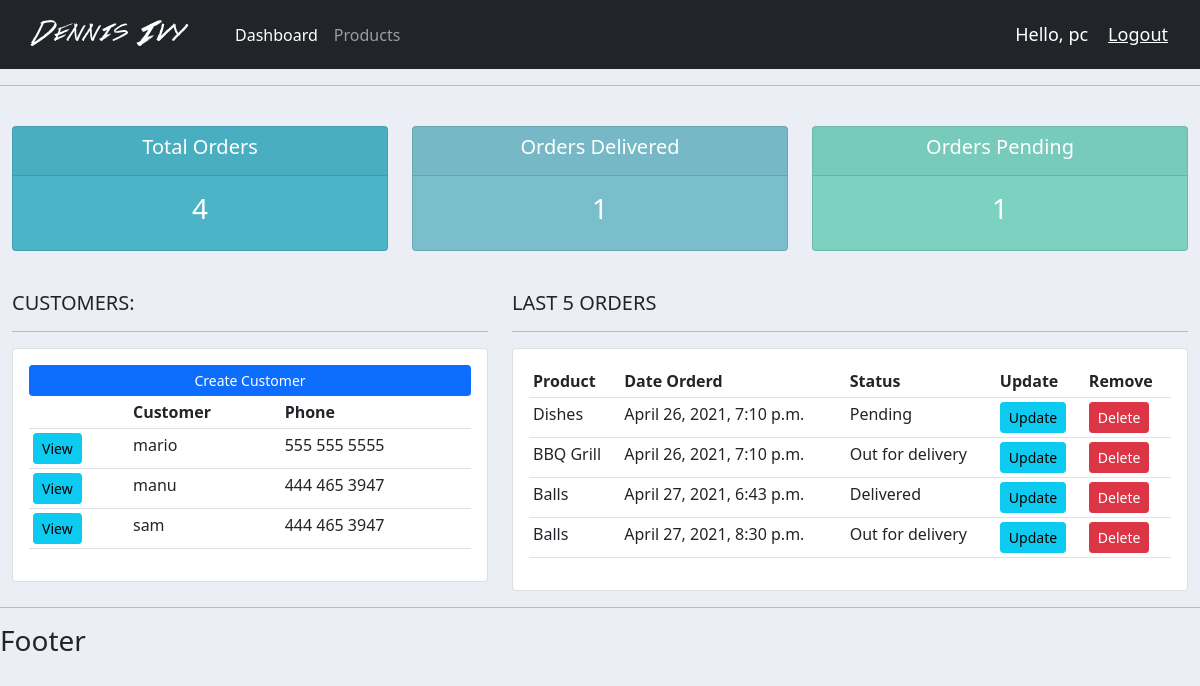
Before: / (signed in) with the older database file.
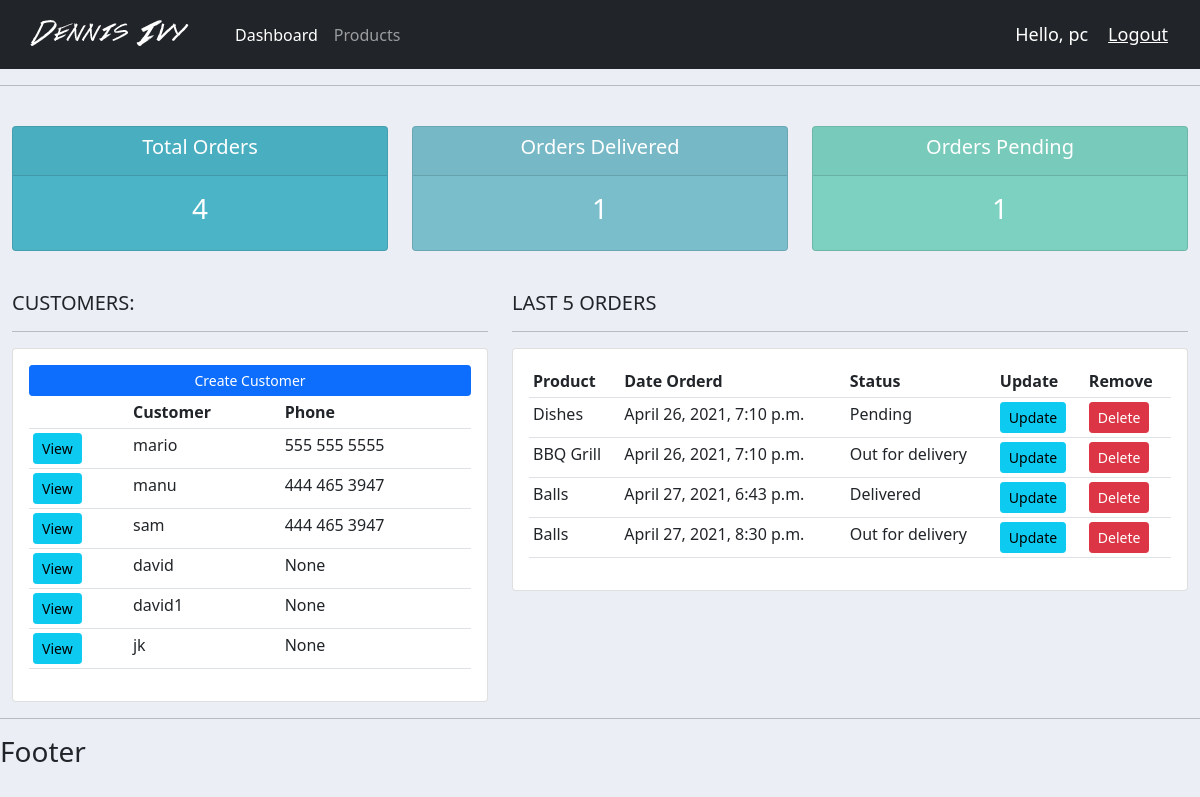
After: the same page with the newer database file.
### accounts/models.py (models this page shows, shortened)
class Customer(models.Model):
	user = models.OneToOneField(User, null=True, blank=True, on_delete=models.CASCADE)
	name = models.CharField(max_length=200, null=True)
	phone = models.CharField(max_length=200, null=True)
	email = models.CharField(max_length=200, null=True)
	profile_pic = models.ImageField(default="default.png", null=True, blank=True)
	date_created = models.DateTimeField(auto_now_add=True, null=True)

class Order(models.Model):
	STATUS = (
            ('Pending', 'Pending'),
         			('Out for delivery', 'Out for delivery'),
         			('Delivered', 'Delivered'),
        )
	customer = models.ForeignKey(Customer, null=True, on_delete=models.SET_NULL)
	product = models.ForeignKey(Product, null=True, on_delete=models.SET_NULL)
	date_created = models.DateTimeField(auto_now_add=True, null=True)
	status = models.CharField(max_length=200, null=True, choices=STATUS)
	note = models.CharField(max_length=1000, null=True)

class Product(models.Model):
	CATEGORY = (
            ('Indoor', 'Indoor'),
         			('Out Door', 'Out Door'),
        )
	name = models.CharField(max_length=200, null=True)
	price = models.FloatField(null=True)
	category = models.CharField(max_length=200, null=True, choices=CATEGORY)
	description = models.CharField(max_length=200, null=True, blank=True)
	date_created = models.DateTimeField(auto_now_add=True, null=True)
	tags = models.ManyToManyField(Tag)
	def __str__(self):
		return self.name

### accounts/decorators.py (the view)
	def wrapper_function(request, *args, **kwargs):
		group = None
		if request.user.groups.exists():
			group = request.user.groups.all()[0].name
		if group == 'customer':
			return redirect('user-page')
		if group == 'admin':
			return view_func(request, *args, **kwargs)

### accounts/views.py (called while the page is built)
@login_required(login_url='login')
@admin_only
def home(request):
    orders = Order.objects.all()
    customers = Customer.objects.all()
    total_customers = customers.count()
    total_orders = orders.count()
    delivered = orders.filter(status='Delivered').count()
    pending = orders.filter(status='Pending').count()
    context = {'orders': orders, 'customers': customers,
               'total_orders': total_orders, 'delivered': delivered,
               'pending': pending}
    return render(request, 'accounts/dashboard.html', context)

### accounts/templates/accounts/dashboard.html
{% extends 'accounts/main.html' %}
{% block content %}
 {% include 'accounts/status.html' %}
 <br>
  <div class="row">
  <div class="col-md-5">
    <h5>CUSTOMERS:</h5>
    <hr>
    <div class="card card-body">
    <a class="btn btn-primary  btn-sm btn-block" href="">Create Customer</a>
    <table class="table table-sm">
      <tr>
        <th></th>
        <th>Customer</th>
        <th>Phone</th>
      </tr>
      {% for customer in customers %}
        <tr>
          <td><a class="btn btn-sm btn-info" href="{% url 'customer' customer.id %}">View</a></td>
          <td>{{ customer.name }}</td>
          <td>{{ customer.phone }}</td>
        </tr>
      {% endfor %}
    </table>
    </div>
  </div>
  <div class="col-md-7">
    <h5>LAST 5 ORDERS</h5>
    <hr>
    <div class="card card-body">
    <table class="table table-sm">
      <tr>
        <th>Product</th>
        <th>Date Orderd</th>
        <th>Status</th>
        <th>Update</th>
        <th>Remove</th>
      </tr>
      {% for order in orders %}
        <tr>
          <td>{{order.product}}</td>
          <td>{{order.date_created}}</td>
          <td>{{order.status}}</td>
          <td><a class="btn btn-sm btn-info" href="{% url 'update_order' order.id %}" >Update</a></td>
          <td><a class="btn btn-sm btn-danger" href="{% url 'delete_order' order.id %}">Delete</a></td>
        </tr>
      {% endfor %}
    </table>
    </div>
  </div>
  </div>
{% endblock %}

### accounts/templates/accounts/main.html (shortened to what this page needs)
{% load static %}
<!DOCTYPE html>
<html lang="en">
<head>
  <link href="https://cdn.jsdelivr.net/npm/bootstrap@5.0.0-beta3/dist/css/bootstrap.min.css" rel="stylesheet">
	<link rel="stylesheet" type="text/css" href="{% static 'css/main.css' %}" >
</head>
<body>
  {% include 'accounts/navbar.html' %}
  <hr>
  <div class="container-fluid">
    {% block content %}
    {% endblock %}
  </div>
  <hr>
  <h3>Footer</h3>
</body>
</html>

### accounts/templates/accounts/navbar.html (shortened to what this page needs)
{% load static %}
<nav class="navbar navbar-expand-lg navbar-dark bg-dark">
  <div class="container-fluid">
    <a class="navbar-brand" href="#"><img src="{% static 'images/logo.png' %}"></a>
    <div class="collapse navbar-collapse" id="navbarNav">
      <ul class="navbar-nav">
        {% if request.user.is_staff %}
          <li class="nav-item">
            <a class="nav-link active" aria-current="page" href="{% url 'home' %}">Dashboard</a>
          </li>
          <li class="nav-item">
            <a class="nav-link" href="{% url 'products' %}">Products</a>
          </li>
        {% else %}
          <li class="nav-item">
            <a class="nav-link" href="{% url 'account' %}">Setting</a>
          </li>
        {% endif %}
      </ul>
    </div>
    <span class="hello-msg">Hello, {{request.user}}</span>
    <span ><a  class="hello-msg" href="{% url 'logout' %}">Logout</a></span>
  </div>
</nav>

### accounts/templates/accounts/status.html
<br>
<div class="row">
	<div class="col">
		<div class="col-md">
			<div class="card text-center text-white  mb-3" id="total-orders">
			  	<div class="card-header">
			  		<h5 class="card-title">Total Orders</h5>
			  	</div>
			  	<div class="card-body">
			    	<h3 class="card-title">{{ total_orders }}</h3>
			  	</div>
			</div>
		</div>
	</div>
	<div class="col">
		<div class="col-md">
			<div class="card text-center text-white  mb-3" id="orders-delivered">
			  	<div class="card-header">
			  		<h5 class="card-title">Orders Delivered</h5>
			  	</div>
			  	<div class="card-body">
			    	<h3 class="card-title">{{ delivered }}</h3>
			  	</div>
			</div>
		</div>
	</div>
	<div class="col">
		<div class="col-md">
			<div class="card text-center text-white  mb-3" id="orders-pending">
			  	<div class="card-header">
			  		<h5 class="card-title">Orders Pending</h5>
			  	</div>
			  	<div class="card-body">
			    	<h3 class="card-title">{{ pending }}</h3>
			  	</div>
			</div>
		</div>
	</div>
</div>

### static/css/main.css (style rules this page uses)
body { background-color: #ebeff5; }
#total-orders { background-color: #4cb4c7; }
#orders-delivered { background-color: #7abecc; }
#orders-pending { background-color: #7CD1C0; }

### accounts/templates/accounts/navbar.html (style rules this page uses)
.hello-msg { font-size: 18px; color: #fff; margin-right: 20px; }

Changed rows visible on the page:
added Customer: name "david", phone "None"
added Customer: name "david1", phone "None"
added Customer: name "jk", phone "None"
